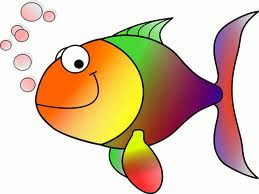
#> input picture Resources/HappyFish.jpg, 259 x 194 px, given in place of the camera
$ python COLOR_DETECTION.py
#> lines starting #> are read from the running program, lines starting #| are printed output that depends on the picture; after the words box and inside, x2 and y2 are one past the last pixel; in counts of white or black regions, pixels touching at a corner belong together
###### How to use
# 1. run this file
# 2. keep object on camera capture region
# 3. Change HSV min and max till only intrested color visible
# NOTE: - keep while background for H and S  selection then for fine tuning have some backround and then tune V value
#       -


import cv2
import numpy as np

#dummy function which is usefull in Trackbar
def empty(a):
    pass


# stacking different types of images and scaling it from previous lesson
def stackImages(scale,imgArray):
    rows = len(imgArray)
    cols = len(imgArray[0])
    rowsAvailable = isinstance(imgArray[0], list)
    width = imgArray[0][0].shape[1]
    height = imgArray[0][0].shape[0]
    if rowsAvailable:
        for x in range ( 0, rows):
            for y in range(0, cols):
                if imgArray[x][y].shape[:2] == imgArray[0][0].shape [:2]:
                    imgArray[x][y] = cv2.resize(imgArray[x][y], (0, 0), None, scale, scale)
                else:
                    imgArray[x][y] = cv2.resize(imgArray[x][y], (imgArray[0][0].shape[1], imgArray[0][0].shape[0]), None, scale, scale)
                if len(imgArray[x][y].shape) == 2: imgArray[x][y]= cv2.cvtColor( imgArray[x][y], cv2.COLOR_GRAY2BGR)
        imageBlank = np.zeros((height, width, 3), np.uint8)
        hor = [imageBlank]*rows
        hor_con = [imageBlank]*rows
        for x in range(0, rows):
            hor[x] = np.hstack(imgArray[x])
        ver = np.vstack(hor)
    else:
        for x in range(0, rows):
            if imgArray[x].shape[:2] == imgArray[0].shape[:2]:
                imgArray[x] = cv2.resize(imgArray[x], (0, 0), None, scale, scale)
            else:
                imgArray[x] = cv2.resize(imgArray[x], (imgArray[0].shape[1], imgArray[0].shape[0]), None,scale, scale)
            if len(imgArray[x].shape) == 2: imgArray[x] = cv2.cvtColor(imgArray[x], cv2.COLOR_GRAY2BGR)
        hor= np.hstack(imgArray)
        ver = hor
    return ver


#creating trackbars to control Hue, Saturation and Value
#in opencv Maximum Hue is 179
# 0 16 11 255 53 255 default Setting this for red
# 0 49 80 255 32 255 for skin color
cv2.namedWindow("TrackBars")
cv2.resizeWindow("TrackBars",900,800)
cv2.createTrackbar("Hue Min", "TrackBars", 0, 179, empty)
#> slider 'Hue Min' is set to 35
cv2.createTrackbar("Hue Max", "TrackBars", 179, 179, empty)
cv2.createTrackbar("Sat Min", "TrackBars", 0, 255, empty)
#> slider 'Sat Min' is set to 51
cv2.createTrackbar("Sat Max", "TrackBars", 255, 255, empty)
cv2.createTrackbar("Val Min", "TrackBars", 0, 255, empty)
#> slider 'Val Min' is set to 51
cv2.createTrackbar("Val Max", "TrackBars", 255, 255, empty)

# read video from webcam
cap = cv2.VideoCapture(0)   #0-> ID of the camera
cap.set(10,100)             #10-> Brighness
# cap.set(3,640)              #3-> width
# cap.set(4,480)              #4-> height


#displaying video frame by frame
#this while loop we can replace with video / Webcam
while True:
    success, img = cap.read()
#> img is the input picture: shape (194, 259, 3); mean B, G, R 170.8, 196.4, 219.3

    # convering into HSV space
    imgHSV = cv2.cvtColor(img, cv2.COLOR_BGR2HSV)
#> imgHSV: shape (194, 259, 3); mean H, S, V 49.3, 77.9, 224
    h_min = cv2.getTrackbarPos("Hue Min", "TrackBars")
    h_max = cv2.getTrackbarPos("Hue Max", "TrackBars")
    s_min = cv2.getTrackbarPos("Sat Min", "TrackBars")
    s_max = cv2.getTrackbarPos("Sat Max", "TrackBars")
    v_min = cv2.getTrackbarPos("Val Min", "TrackBars")
    v_max = cv2.getTrackbarPos("Val Max", "TrackBars")
    # print(h_min, h_max, s_min, s_max, v_min, v_max)

    # creating array of lower and upper values
    lower = np.array([h_min,s_min,v_min])
    upper = np.array([h_max,s_max,v_max])

    # Creating mask of the image
    mask = cv2.inRange(imgHSV,lower,upper)
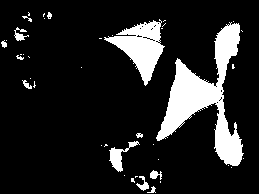
#> mask: shape (194, 259); 13.7% white; 42 white regions (29 under 20 px), largest, box (x1, y1, x2, y2) and area: (156, 22, 244, 166) 4313, (104, 19, 165, 86) 1766, (109, 141, 140, 172) 299

    # giving color to the mask by bit wise operation
    imgResult = cv2.bitwise_and(img,img,mask=mask)
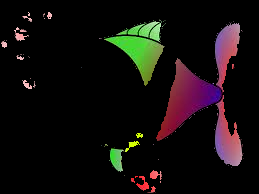
#> imgResult: shape (194, 259, 3); mean B, G, R 12.6, 13.8, 18.5

    #displaying output
    imgStack = stackImages(0.4,[img,mask,imgResult])
#> in stackImages, `rows = len(imgArray)`: rows = 3
#> in stackImages, `cols = len(imgArray[0])`: cols = 194
#> in stackImages, `rowsAvailable = isinstance(imgArray[0], list)`: rowsAvailable = False
#> after the loop in stackImages, `for x in range(0, rows):`: imgArray = 3 items
#> in stackImages, `hor= np.hstack(imgArray)`:
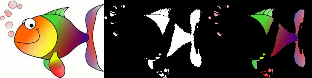
#> hor: shape (78, 312, 3); mean of channels 0, 1, 2 73.2, 82, 91.2; drawn as B, G, R
    cv2.imshow("Stacked Images", imgStack)

    # stop when video ends OR when user press 'q'
    if cv2.waitKey(1) & 0xFF == ord('q'):
#> (key q is pressed here)
        break
